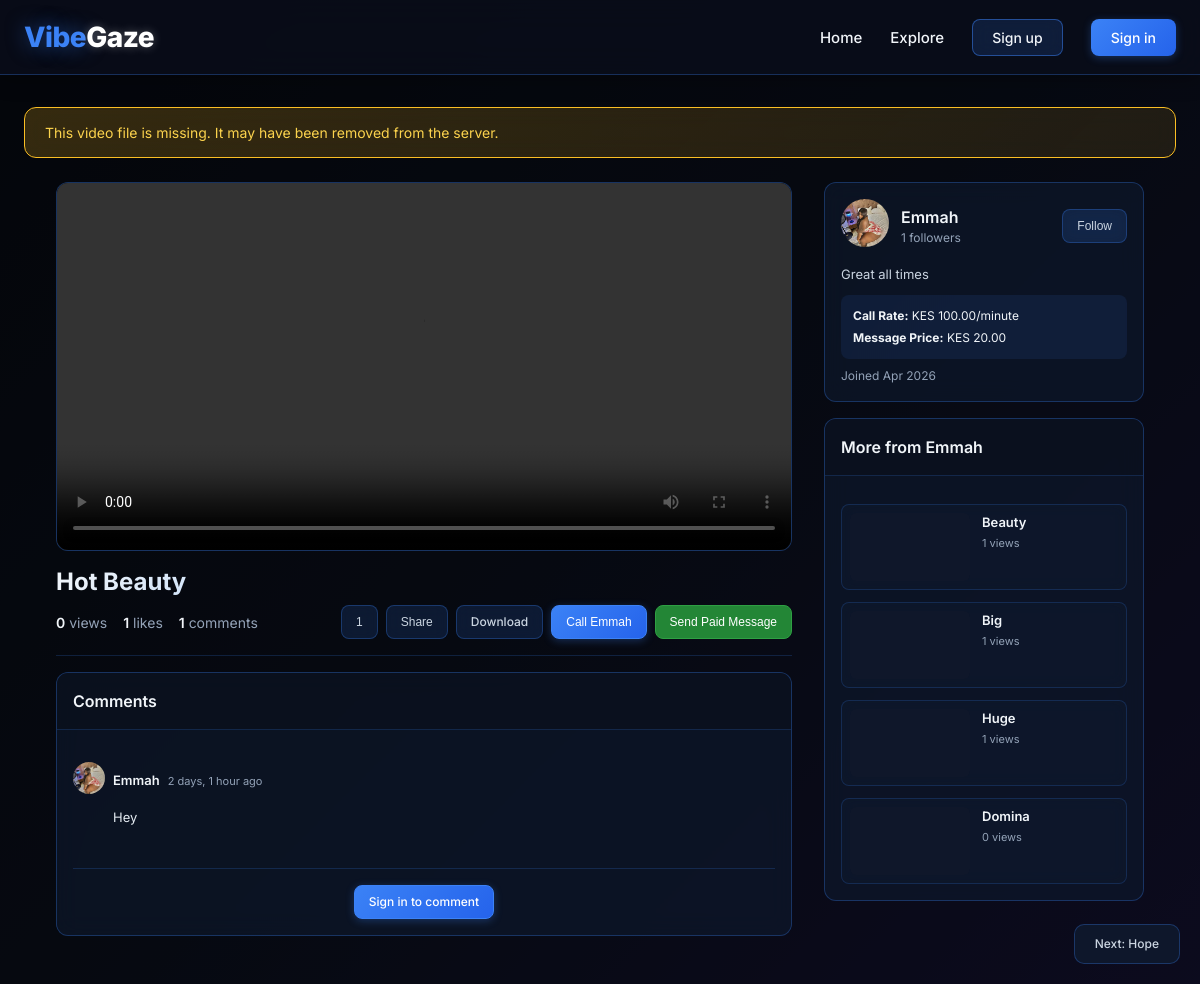
The app's page /video/12/ with its own data.
### frontend/models.py (models this page shows, shortened)
class Video(models.Model):
    VIDEO_TYPES = [
        ('short', 'Short Video (< 60s)'),
        ('long', 'Long Video'),
    ]
    author = models.ForeignKey(User, on_delete=models.CASCADE, related_name='videos')
    video_file = models.FileField(upload_to=video_upload_path, max_length=500)
    thumbnail = models.ImageField(upload_to='video_thumbnails/', blank=True, null=True)
    title = models.CharField(max_length=200)
    description = models.TextField(max_length=2000, blank=True)
    video_type = models.CharField(max_length=10, choices=VIDEO_TYPES, default='short')
    duration = models.PositiveIntegerField(help_text="Duration in seconds", default=0)
    created_at = models.DateTimeField(auto_now_add=True)
    updated_at = models.DateTimeField(auto_now=True)
    likes = models.ManyToManyField(User, related_name='liked_videos', blank=True)
    views = models.PositiveIntegerField(default=0)
    class Meta:
        ordering = ['-created_at']
        verbose_name = 'Video'
        verbose_name_plural = 'Videos'

class Comment(models.Model):
    CONTENT_TYPES = [
        ('photo', 'Photo'),
        ('video', 'Video'),
    ]
    author = models.ForeignKey(User, on_delete=models.CASCADE, related_name='comments')
    content_type = models.CharField(max_length=10, choices=CONTENT_TYPES)
    photo = models.ForeignKey(Photo, on_delete=models.CASCADE, related_name='comments', null=True, blank=True)
    video = models.ForeignKey(Video, on_delete=models.CASCADE, related_name='comments', null=True, blank=True)
    parent = models.ForeignKey('self', on_delete=models.CASCADE, null=True, blank=True, related_name='replies')
    text = models.TextField(max_length=1000)
    created_at = models.DateTimeField(auto_now_add=True)
    class Meta:
        ordering = ['created_at']

class UserProfile(models.Model):
    user = models.OneToOneField(User, on_delete=models.CASCADE, related_name='profile')
    bio = models.TextField(blank=True, null=True)
    avatar = models.ImageField(upload_to='avatars/', blank=True, null=True)
    location = models.CharField(max_length=100, blank=True, null=True)
    website = models.URLField(blank=True, null=True)
    phone_number = models.CharField(max_length=20, blank=True, null=True)
    is_verified = models.BooleanField(default=False)
    is_available_for_calls = models.BooleanField(default=False)
    call_price_per_minute = models.DecimalField(max_digits=10, decimal_places=2, default=50.00)
    paid_message_price = models.DecimalField(max_digits=10, decimal_places=2, default=20.00)
    followers = models.ManyToManyField(User, related_name='following', blank=True)
    created_at = models.DateTimeField(auto_now_add=True)
    updated_at = models.DateTimeField(auto_now=True)

### frontend/views.py (the view)
# urls.py: path('video/<int:video_id>/', views.video_detail, name='video_detail'),
def video_detail(request, video_id):
    try:
        video = get_object_or_404(Video, id=video_id)
    except Http404:
        if request.headers.get('X-Requested-With') == 'XMLHttpRequest':
            return JsonResponse({'error': 'Video not found'}, status=404)
        context = {
            'error_message': 'The video you are looking for does not exist or has been removed.',
            'video_id': video_id,
            'suggestions': Video.objects.select_related('author').all()[:8]
        }
        return render(request, 'frontend/video_not_found.html', context, status=404)
    if video.video_file and not os.path.exists(video.video_file.path):
        messages.warning(request, 'This video file is missing. It may have been removed from the server.')
    unique_views = VideoView.objects.filter(video=video).values('session_key').distinct().count()
    video.view_count = unique_views
    video.save()
    related_videos = Video.objects.filter(author=video.author).exclude(id=video_id)[:4]
    if not related_videos:
        related_videos = Video.objects.exclude(id=video_id).order_by('-views')[:4]
    next_video = Video.objects.filter(created_at__gt=video.created_at).order_by('created_at').first()
    if not next_video:
        next_video = Video.objects.exclude(id=video_id).order_by('created_at').first()
    prev_video = Video.objects.filter(created_at__lt=video.created_at).order_by('-created_at').first()
    context = {
        'video': video,
        'related_videos': related_videos,
        'unique_views': unique_views,
        'next_video': next_video,
        'prev_video': prev_video,
    }
    return render(request, 'frontend/video_detail.html', context)

### frontend/context_processors.py (called while the page is built, shortened)
def unread_messages_count(request):
    unread_count = 0
    return {'unread_thread_count': unread_count}

def background_media(request):
    media = BackgroundMedia.objects.filter(is_active=True).first()
    return {'background_media': media}

### templates/frontend/video_detail.html (shortened to what this page needs)
{% extends 'base.html' %}
{% load static %}
{% block content %}
<div class="github-container">
    <div class="github-layout">
        <div class="github-main">
            <div class="github-card">
                <div class="github-card-body" style="padding: 0;">
                    <div class="video-player-wrapper">
                        <video class="video-player" controls autoplay preload="metadata">
                            <source src="{{ video.video_file.url }}" type="video/mp4">
                        </video>
                    </div>
                </div>
            </div>
            <h1 class="video-title">{{ video.title }}</h1>
            <div class="video-meta">
                <div class="video-stats">
                    <div class="video-stat"><strong>{{ video.views|default:"0" }}</strong> views</div>
                    <div class="video-stat"><strong id="likesCount">{{ video.likes.count }}</strong> likes</div>
                    <div class="video-stat"><strong>{{ video.comments.count }}</strong> comments</div>
                </div>
                <div class="video-actions">
                    <button class="github-btn like-btn" data-url="{% url 'frontend:like_video' video.id %}">
                        <span class="like-count">{{ video.likes.count }}</span>
                    </button>
                    <button class="github-btn" id="shareBtn">Share</button>
                    <a href="{% url 'frontend:download_media' 'video' video.id %}" class="github-btn">Download</a>
                    {% if user.is_authenticated %}
                        {% if user != video.author and video.author.profile.is_available_for_calls %}
                            <button class="github-btn github-btn-primary" onclick="openMpesaModal('{{ video.author.username }}', 'call', {{ video.author.profile.call_price_per_minute|default:50 }})">
                                Call {{ video.author.username }}
                            </button>
                        {% endif %}
                        {% if user != video.author %}
                            <button class="github-btn github-btn-success" onclick="openMpesaModal('{{ video.author.username }}', 'message', {{ video.author.profile.paid_message_price|default:20 }})">
                                Send Paid Message
                            </button>
                        {% endif %}
                    {% else %}
                        <button class="github-btn github-btn-primary" onclick="showLoginPrompt()">
                            Call {{ video.author.username }}
                        </button>
                        <button class="github-btn github-btn-success" onclick="showLoginPrompt()">
                            Send Paid Message
                        </button>
                    {% endif %}
                </div>
            </div>
            <div class="github-card">
                <div class="github-card-header">
                    <h2>Comments</h2>
                </div>
                <div class="github-card-body">
                    {% if video.comments.all %}
                        <div class="comments-list">
                            {% for comment in video.comments.all %}
                            <div class="comment-item">
                                <div class="comment-header">
                                    <a href="{% url 'frontend:user_profile' comment.author.username %}">
                                        {% if comment.author.profile.avatar %}
                                            <img src="{{ comment.author.profile.avatar.url }}" class="comment-avatar">
                                        {% else %}
                                            <div class="comment-avatar-placeholder">{{ comment.author.username|first|upper }}</div>
                                        {% endif %}
                                    </a>
                                    <a href="{% url 'frontend:user_profile' comment.author.username %}" class="comment-author">{{ comment.author.username }}</a>
                                    <span class="comment-time">{{ comment.created_at|timesince }} ago</span>
                                </div>
                                <div class="comment-text">{{ comment.text|linebreaksbr }}</div>
                            </div>
                            {% endfor %}
                        </div>
                    {% else %}
                        <div class="github-empty">
                            <p>No comments yet.</p>
                        </div>
                    {% endif %}
                    {% if user.is_authenticated %}
                    <div class="comment-form">
                        <form id="commentForm" method="POST" action="{% url 'frontend:add_comment' 'video' video.id %}">
                            {% csrf_token %}
                            <textarea class="comment-input" name="text" rows="3" placeholder="Leave a comment..."></textarea>
                            <div class="comment-form-actions">
                                <button type="submit" class="github-btn github-btn-primary">Comment</button>
                            </div>
                        </form>
                    </div>
                    {% else %}
                    <div class="comment-form" style="text-align: center;">
                        <a href="{% url 'account_login' %}" class="github-btn github-btn-primary">Sign in to comment</a>
                    </div>
                    {% endif %}
                </div>
            </div>
        </div>
        <div class="github-sidebar">
            <div class="author-card">
                <div class="author-header">
                    <a href="{% url 'frontend:user_profile' video.author.username %}">
                        {% if video.author.profile.avatar %}
                            <img src="{{ video.author.profile.avatar.url }}" class="author-avatar">
                        {% else %}
                            <div class="author-avatar-placeholder">{{ video.author.username|first|upper }}</div>
                        {% endif %}
                    </a>
                    <div class="author-info">
                        <a href="{% url 'frontend:user_profile' video.author.username %}" class="author-name">{{ video.author.username }}</a>
                        <div class="author-stats">
                            {{ video.author.profile.followers.count }} followers
                        </div>
                    </div>
                    {% if user.is_authenticated and user != video.author %}
                        <button class="github-btn follow-btn" data-url="{% url 'frontend:follow_user' video.author.username %}">
                            {% if is_following %}Unfollow{% else %}Follow{% endif %}
                        </button>
                    {% elif not user.is_authenticated %}
                        <button class="github-btn" onclick="showLoginPrompt()">Follow</button>
                    {% endif %}
                </div>
                {% if video.author.profile.bio %}
                <div class="author-bio">
                    {{ video.author.profile.bio|truncatechars:100 }}
                </div>
                {% endif %}
                <div class="price-info">
                    <p><strong>Call Rate:</strong> KES {{ video.author.profile.call_price_per_minute|default:50 }}/minute</p>
                    <p><strong>Message Price:</strong> KES {{ video.author.profile.paid_message_price|default:20 }}</p>
                </div>
                <div class="author-stats" style="margin-top: 8px;">
                    <div>Joined {{ video.author.date_joined|date:"M Y" }}</div>
                </div>
            </div>
            {% if related_videos %}
            <div class="github-card">
                <div class="github-card-header">
                    <h2>More from {{ video.author.username }}</h2>
                </div>
                <div class="github-card-body">
                    <div class="related-grid">
                        {% for related in related_videos|slice:":5" %}
                        <a href="{% url 'frontend:video_detail' related.id %}" class="related-card">
                            <div class="related-thumbnail">
                                <video preload="metadata" muted>
                                    <source src="{{ related.video_file.url }}" type="video/mp4">
                                </video>
                            </div>
                            <div class="related-info">
                                <div class="related-title">{{ related.title|truncatechars:40 }}</div>
                                <div class="related-meta">{{ related.views }} views</div>
                            </div>
                        </a>
                        {% endfor %}
                    </div>
                </div>
            </div>
            {% endif %}
        </div>
    </div>
</div>
{% if next_video %}
<a href="{% url 'frontend:video_detail' next_video.id %}" class="next-video-btn">
    Next: {{ next_video.title|truncatechars:25 }}
</a>
{% endif %}
{% endblock %}

### templates/base.html (style rules this page uses)
* { margin: 0; padding: 0; box-sizing: border-box; }
body { font-family: 'Inter', -apple-system, BlinkMacSystemFont, 'Segoe UI', sans-serif; color: #f1f5f9; line-height: 1.5; min-height: 100vh; position: relative; }
body::before { content: ''; position: fixed; top: 0; left: 0; width: 100%; height: 100%; background: rgba(0, 0, 0, 0.6); pointer-events: none; z-index: 0; }
.comment-item { padding: 16px 0; border-bottom: 1px solid rgba(59, 130, 246, 0.2); }
.comment-author { font-weight: 600; color: #60a5fa; text-decoration: none; }
.comment-text { margin: 8px 0; line-height: 1.6; }

### records on screen
Video: views "0", likes.count "1", comments.count "1", author.username "Emmah", author.profile.avatar (picture), author.profile.followers.count "1", author.profile.bio "Great all times", author.profile.call_price_per_minute "100.00", author.profile.paid_message_price "20.00", author.date_joined "Apr 2026"
Comment: author.profile.avatar (picture), author.username "Emmah", created_at "2 days, 1 hour", text "Hey"
Video: title "Beauty", views "1"
Video: title "Big", views "1"
Video: title "Huge", views "1"
Video: title "Domina", views "0"
Video: title "Hope"

### other values on screen
{{ message }} "This video file is missing. It may have been removed from the server."
